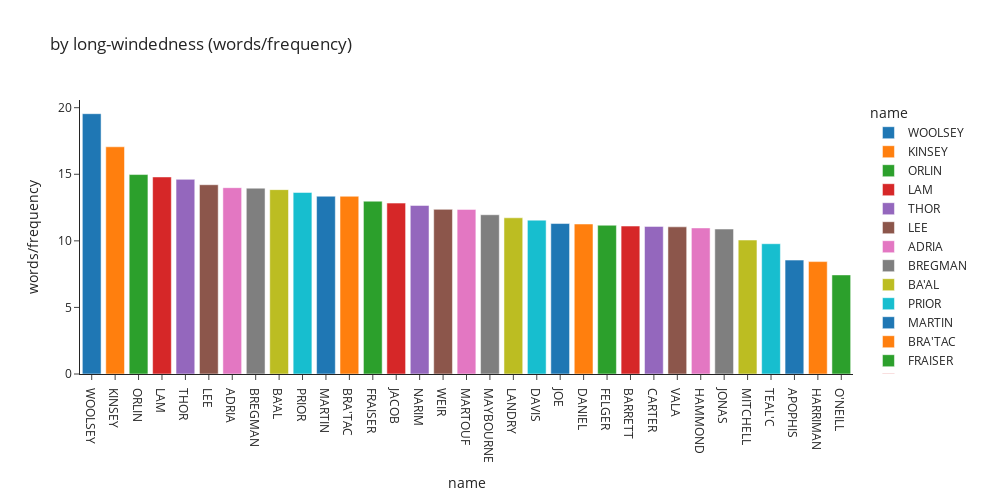

Here is the notebook cell this chart was saved with:
### Markdown cell above
Long-winded-ness is defined as the number of words spoken / number of times spoken.

To no-one's surprise, the politicians of the show (Richard Woolsey and Senator Kinsey) are the most long-winded, using the most words for the little time that they talk.

On the other end of the spectrum, O'Neill is the most efficient with words.

### Code cell
gc.collect()
px.bar(
    over_all_seasons.sort("words/frequency", descending=True),
    x="name",
    y="words/frequency",
    color="name",
    title="by long-windedness (words/frequency)",
    template="simple_white",
    width=1000,
    height=500,
)

### Figure 1 — Plotly figure (JSON) as saved in the notebook; plotly's stock layout.template omitted (floating-point values rounded to 4 significant figures)
{"data": [{"alignmentgroup": "True", "hovertemplate": "name=%{x}<br>words/frequency=%{y}<extra></extra>", "legendgroup": "WOOLSEY", "marker": {"color": "#1F77B4", "pattern": {"shape": ""}}, "name": "WOOLSEY", "offsetgroup": "WOOLSEY", "orientation": "v", "showlegend": true, "textposition": "auto", "type": "bar", "x": ["WOOLSEY"], "xaxis": "x", "y": [19.55], "yaxis": "y"}, {"alignmentgroup": "True", "hovertemplate": "name=%{x}<br>words/frequency=%{y}<extra></extra>", "legendgroup": "KINSEY", "marker": {"color": "#FF7F0E", "pattern": {"shape": ""}}, "name": "KINSEY", "offsetgroup": "KINSEY", "orientation": "v", "showlegend": true, "textposition": "auto", "type": "bar", "x": ["KINSEY"], "xaxis": "x", "y": [17.06], "yaxis": "y"}, {"alignmentgroup": "True", "hovertemplate": "name=%{x}<br>words/frequency=%{y}<extra></extra>", "legendgroup": "ORLIN", "marker": {"color": "#2CA02C", "pattern": {"shape": ""}}, "name": "ORLIN", "offsetgroup": "ORLIN", "orientation": "v", "showlegend": true, "textposition": "auto", "type": "bar", "x": ["ORLIN"], "xaxis": "x", "y": [14.98], "yaxis": "y"}, {"alignmentgroup": "True", "hovertemplate": "name=%{x}<br>words/frequency=%{y}<extra></extra>", "legendgroup": "LAM", "marker": {"color": "#D62728", "pattern": {"shape": ""}}, "name": "LAM", "offsetgroup": "LAM", "orientation": "v", "showlegend": true, "textposition": "auto", "type": "bar", "x": ["LAM"], "xaxis": "x", "y": [14.8], "yaxis": "y"}, {"alignmentgroup": "True", "hovertemplate": "name=%{x}<br>words/frequency=%{y}<extra></extra>", "legendgroup": "THOR", "marker": {"color": "#9467BD", "pattern": {"shape": ""}}, "name": "THOR", "offsetgroup": "THOR", "orientation": "v", "showlegend": true, "textposition": "auto", "type": "bar", "x": ["THOR"], "xaxis": "x", "y": [14.62], "yaxis": "y"}, {"alignmentgroup": "True", "hovertemplate": "name=%{x}<br>words/frequency=%{y}<extra></extra>", "legendgroup": "LEE", "marker": {"color": "#8C564B", "pattern": {"shape": ""}}, "name": "LEE", "offsetgroup": "LEE", "orientation": "v", "showlegend": true, "textposition": "auto", "type": "bar", "x": ["LEE"], "xaxis": "x", "y": [14.21], "yaxis": "y"}, {"alignmentgroup": "True", "hovertemplate": "name=%{x}<br>words/frequency=%{y}<extra></extra>", "legendgroup": "ADRIA", "marker": {"color": "#E377C2", "pattern": {"shape": ""}}, "name": "ADRIA", "offsetgroup": "ADRIA", "orientation": "v", "showlegend": true, "textposition": "auto", "type": "bar", "x": ["ADRIA"], "xaxis": "x", "y": [13.99], "yaxis": "y"}, {"alignmentgroup": "True", "hovertemplate": "name=%{x}<br>words/frequency=%{y}<extra></extra>", "legendgroup": "BREGMAN", "marker": {"color": "#7F7F7F", "pattern": {"shape": ""}}, "name": "BREGMAN", "offsetgroup": "BREGMAN", "orientation": "v", "showlegend": true, "textposition": "auto", "type": "bar", "x": ["BREGMAN"], "xaxis": "x", "y": [13.96], "yaxis": "y"}, {"alignmentgroup": "True", "hovertemplate": "name=%{x}<br>words/frequency=%{y}<extra></extra>", "legendgroup": "BA'AL", "marker": {"color": "#BCBD22", "pattern": {"shape": ""}}, "name": "BA'AL", "offsetgroup": "BA'AL", "orientation": "v", "showlegend": true, "textposition": "auto", "type": "bar", "x": ["BA'AL"], "xaxis": "x", "y": [13.85], "yaxis": "y"}, {"alignmentgroup": "True", "hovertemplate": "name=%{x}<br>words/frequency=%{y}<extra></extra>", "legendgroup": "PRIOR", "marker": {"color": "#17BECF", "pattern": {"shape": ""}}, "name": "PRIOR", "offsetgroup": "PRIOR", "orientation": "v", "showlegend": true, "textposition": "auto", "type": "bar", "x": ["PRIOR"], "xaxis": "x", "y": [13.64], "yaxis": "y"}, {"alignmentgroup": "True", "hovertemplate": "name=%{x}<br>words/frequency=%{y}<extra></extra>", "legendgroup": "MARTIN", "marker": {"color": "#1F77B4", "pattern": {"shape": ""}}, "name": "MARTIN", "offsetgroup": "MARTIN", "orientation": "v", "showlegend": true, "textposition": "auto", "type": "bar", "x": ["MARTIN"], "xaxis": "x", "y": [13.35], "yaxis": "y"}, {"alignmentgroup": "True", "hovertemplate": "name=%{x}<br>words/frequency=%{y}<extra></extra>", "legendgroup": "BRA'TAC", "marker": {"color": "#FF7F0E", "pattern": {"shape": ""}}, "name": "BRA'TAC", "offsetgroup": "BRA'TAC", "orientation": "v", "showlegend": true, "textposition": "auto", "type": "bar", "x": ["BRA'TAC"], "xaxis": "x", "y": [13.35], "yaxis": "y"}, {"alignmentgroup": "True", "hovertemplate": "name=%{x}<br>words/frequency=%{y}<extra></extra>", "legendgroup": "FRAISER", "marker": {"color": "#2CA02C", "pattern": {"shape": ""}}, "name": "FRAISER", "offsetgroup": "FRAISER", "orientation": "v", "showlegend": true, "textposition": "auto", "type": "bar", "x": ["FRAISER"], "xaxis": "x", "y": [12.98], "yaxis": "y"}, {"alignmentgroup": "True", "hovertemplate": "name=%{x}<br>words/frequency=%{y}<extra></extra>", "legendgroup": "JACOB", "marker": {"color": "#D62728", "pattern": {"shape": ""}}, "name": "JACOB", "offsetgroup": "JACOB", "orientation": "v", "showlegend": true, "textposition": "auto", "type": "bar", "x": ["JACOB"], "xaxis": "x", "y": [12.83], "yaxis": "y"}, {"alignmentgroup": "True", "hovertemplate": "name=%{x}<br>words/frequency=%{y}<extra></extra>", "legendgroup": "NARIM", "marker": {"color": "#9467BD", "pattern": {"shape": ""}}, "name": "NARIM", "offsetgroup": "NARIM", "orientation": "v", "showlegend": true, "textposition": "auto", "type": "bar", "x": ["NARIM"], "xaxis": "x", "y": [12.66], "yaxis": "y"}, {"alignmentgroup": "True", "hovertemplate": "name=%{x}<br>words/frequency=%{y}<extra></extra>", "legendgroup": "WEIR", "marker": {"color": "#8C564B", "pattern": {"shape": ""}}, "name": "WEIR", "offsetgroup": "WEIR", "orientation": "v", "showlegend": true, "textposition": "auto", "type": "bar", "x": ["WEIR"], "xaxis": "x", "y": [12.36], "yaxis": "y"}, {"alignmentgroup": "True", "hovertemplate": "name=%{x}<br>words/frequency=%{y}<extra></extra>", "legendgroup": "MARTOUF", "marker": {"color": "#E377C2", "pattern": {"shape": ""}}, "name": "MARTOUF", "offsetgroup": "MARTOUF", "orientation": "v", "showlegend": true, "textposition": "auto", "type": "bar", "x": ["MARTOUF"], "xaxis": "x", "y": [12.36], "yaxis": "y"}, {"alignmentgroup": "True", "hovertemplate": "name=%{x}<br>words/frequency=%{y}<extra></extra>", "legendgroup": "MAYBOURNE", "marker": {"color": "#7F7F7F", "pattern": {"shape": ""}}, "name": "MAYBOURNE", "offsetgroup": "MAYBOURNE", "orientation": "v", "showlegend": true, "textposition": "auto", "type": "bar", "x": ["MAYBOURNE"], "xaxis": "x", "y": [11.96], "yaxis": "y"}, {"alignmentgroup": "True", "hovertemplate": "name=%{x}<br>words/frequency=%{y}<extra></extra>", "legendgroup": "LANDRY", "marker": {"color": "#BCBD22", "pattern": {"shape": ""}}, "name": "LANDRY", "offsetgroup": "LANDRY", "orientation": "v", "showlegend": true, "textposition": "auto", "type": "bar", "x": ["LANDRY"], "xaxis": "x", "y": [11.73], "yaxis": "y"}, {"alignmentgroup": "True", "hovertemplate": "name=%{x}<br>words/frequency=%{y}<extra></extra>", "legendgroup": "DAVIS", "marker": {"color": "#17BECF", "pattern": {"shape": ""}}, "name": "DAVIS", "offsetgroup": "DAVIS", "orientation": "v", "showlegend": true, "textposition": "auto", "type": "bar", "x": ["DAVIS"], "xaxis": "x", "y": [11.56], "yaxis": "y"}, {"alignmentgroup": "True", "hovertemplate": "name=%{x}<br>words/frequency=%{y}<extra></extra>", "legendgroup": "JOE", "marker": {"color": "#1F77B4", "pattern": {"shape": ""}}, "name": "JOE", "offsetgroup": "JOE", "orientation": "v", "showlegend": true, "textposition": "auto", "type": "bar", "x": ["JOE"], "xaxis": "x", "y": [11.3], "yaxis": "y"}, {"alignmentgroup": "True", "hovertemplate": "name=%{x}<br>words/frequency=%{y}<extra></extra>", "legendgroup": "DANIEL", "marker": {"color": "#FF7F0E", "pattern": {"shape": ""}}, "name": "DANIEL", "offsetgroup": "DANIEL", "orientation": "v", "showlegend": true, "textposition": "auto", "type": "bar", "x": ["DANIEL"], "xaxis": "x", "y": [11.27], "yaxis": "y"}, {"alignmentgroup": "True", "hovertemplate": "name=%{x}<br>words/frequency=%{y}<extra></extra>", "legendgroup": "FELGER", "marker": {"color": "#2CA02C", "pattern": {"shape": ""}}, "name": "FELGER", "offsetgroup": "FELGER", "orientation": "v", "showlegend": true, "textposition": "auto", "type": "bar", "x": ["FELGER"], "xaxis": "x", "y": [11.17], "yaxis": "y"}, {"alignmentgroup": "True", "hovertemplate": "name=%{x}<br>words/frequency=%{y}<extra></extra>", "legendgroup": "BARRETT", "marker": {"color": "#D62728", "pattern": {"shape": ""}}, "name": "BARRETT", "offsetgroup": "BARRETT", "orientation": "v", "showlegend": true, "textposition": "auto", "type": "bar", "x": ["BARRETT"], "xaxis": "x", "y": [11.11], "yaxis": "y"}, {"alignmentgroup": "True", "hovertemplate": "name=%{x}<br>words/frequency=%{y}<extra></extra>", "legendgroup": "CARTER", "marker": {"color": "#9467BD", "pattern": {"shape": ""}}, "name": "CARTER", "offsetgroup": "CARTER", "orientation": "v", "showlegend": true, "textposition": "auto", "type": "bar", "x": ["CARTER"], "xaxis": "x", "y": [11.09], "yaxis": "y"}, {"alignmentgroup": "True", "hovertemplate": "name=%{x}<br>words/frequency=%{y}<extra></extra>", "legendgroup": "VALA", "marker": {"color": "#8C564B", "pattern": {"shape": ""}}, "name": "VALA", "offsetgroup": "VALA", "orientation": "v", "showlegend": true, "textposition": "auto", "type": "bar", "x": ["VALA"], "xaxis": "x", "y": [11.05], "yaxis": "y"}, {"alignmentgroup": "True", "hovertemplate": "name=%{x}<br>words/frequency=%{y}<extra></extra>", "legendgroup": "HAMMOND", "marker": {"color": "#E377C2", "pattern": {"shape": ""}}, "name": "HAMMOND", "offsetgroup": "HAMMOND", "orientation": "v", "showlegend": true, "textposition": "auto", "type": "bar", "x": ["HAMMOND"], "xaxis": "x", "y": [10.97], "yaxis": "y"}, {"alignmentgroup": "True", "hovertemplate": "name=%{x}<br>words/frequency=%{y}<extra></extra>", "legendgroup": "JONAS", "marker": {"color": "#7F7F7F", "pattern": {"shape": ""}}, "name": "JONAS", "offsetgroup": "JONAS", "orientation": "v", "showlegend": true, "textposition": "auto", "type": "bar", "x": ["JONAS"], "xaxis": "x", "y": [10.89], "yaxis": "y"}, {"alignmentgroup": "True", "hovertemplate": "name=%{x}<br>words/frequency=%{y}<extra></extra>", "legendgroup": "MITCHELL", "marker": {"color": "#BCBD22", "pattern": {"shape": ""}}, "name": "MITCHELL", "offsetgroup": "MITCHELL", "orientation": "v", "showlegend": true, "textposition": "auto", "type": "bar", "x": ["MITCHELL"], "xaxis": "x", "y": [10.06], "yaxis": "y"}, {"alignmentgroup": "True", "hovertemplate": "name=%{x}<br>words/frequency=%{y}<extra></extra>", "legendgroup": "TEAL'C", "marker": {"color": "#17BECF", "pattern": {"shape": ""}}, "name": "TEAL'C", "offsetgroup": "TEAL'C", "orientation": "v", "showlegend": true, "textposition": "auto", "type": "bar", "x": ["TEAL'C"], "xaxis": "x", "y": [9.783], "yaxis": "y"}, {"alignmentgroup": "True", "hovertemplate": "name=%{x}<br>words/frequency=%{y}<extra></extra>", "legendgroup": "APOPHIS", "marker": {"color": "#1F77B4", "pattern": {"shape": ""}}, "name": "APOPHIS", "offsetgroup": "APOPHIS", "orientation": "v", "showlegend": true, "textposition": "auto", "type": "bar", "x": ["APOPHIS"], "xaxis": "x", "y": [8.555], "yaxis": "y"}, {"alignmentgroup": "True", "hovertemplate": "name=%{x}<br>words/frequency=%{y}<extra></extra>", "legendgroup": "HARRIMAN", "marker": {"color": "#FF7F0E", "pattern": {"shape": ""}}, "name": "HARRIMAN", "offsetgroup": "HARRIMAN", "orientation": "v", "showlegend": true, "textposition": "auto", "type": "bar", "x": ["HARRIMAN"], "xaxis": "x", "y": [8.441], "yaxis": "y"}, {"alignmentgroup": "True", "hovertemplate": "name=%{x}<br>words/frequency=%{y}<extra></extra>", "legendgroup": "O'NEILL", "marker": {"color": "#2CA02C", "pattern": {"shape": ""}}, "name": "O'NEILL", "offsetgroup": "O'NEILL", "orientation": "v", "showlegend": true, "textposition": "auto", "type": "bar", "x": ["O'NEILL"], "xaxis": "x", "y": [7.442], "yaxis": "y"}], "layout": {"barmode": "relative", "height": 500, "legend": {"title": {"text": "name"}, "tracegroupgap": 0}, "title": {"text": "by long-windedness (words/frequency)"}, "width": 1000, "xaxis": {"anchor": "y", "autorange": true, "categoryarray": ["WOOLSEY", "KINSEY", "ORLIN", "LAM", "THOR", "LEE", "ADRIA", "BREGMAN", "BA'AL", "PRIOR", "MARTIN", "BRA'TAC", "FRAISER", "JACOB", "NARIM", "WEIR", "MARTOUF", "MAYBOURNE", "LANDRY", "DAVIS", "JOE", "DANIEL", "FELGER", "BARRETT", "CARTER", "VALA", "HAMMOND", "JONAS", "MITCHELL", "TEAL'C", "APOPHIS", "HARRIMAN", "O'NEILL"], "categoryorder": "array", "domain": [0, 1], "range": [-0.5, 32.5], "title": {"text": "name"}, "type": "category"}, "yaxis": {"anchor": "x", "autorange": true, "domain": [0, 1], "range": [0, 20.58], "title": {"text": "words/frequency"}, "type": "linear"}}}
